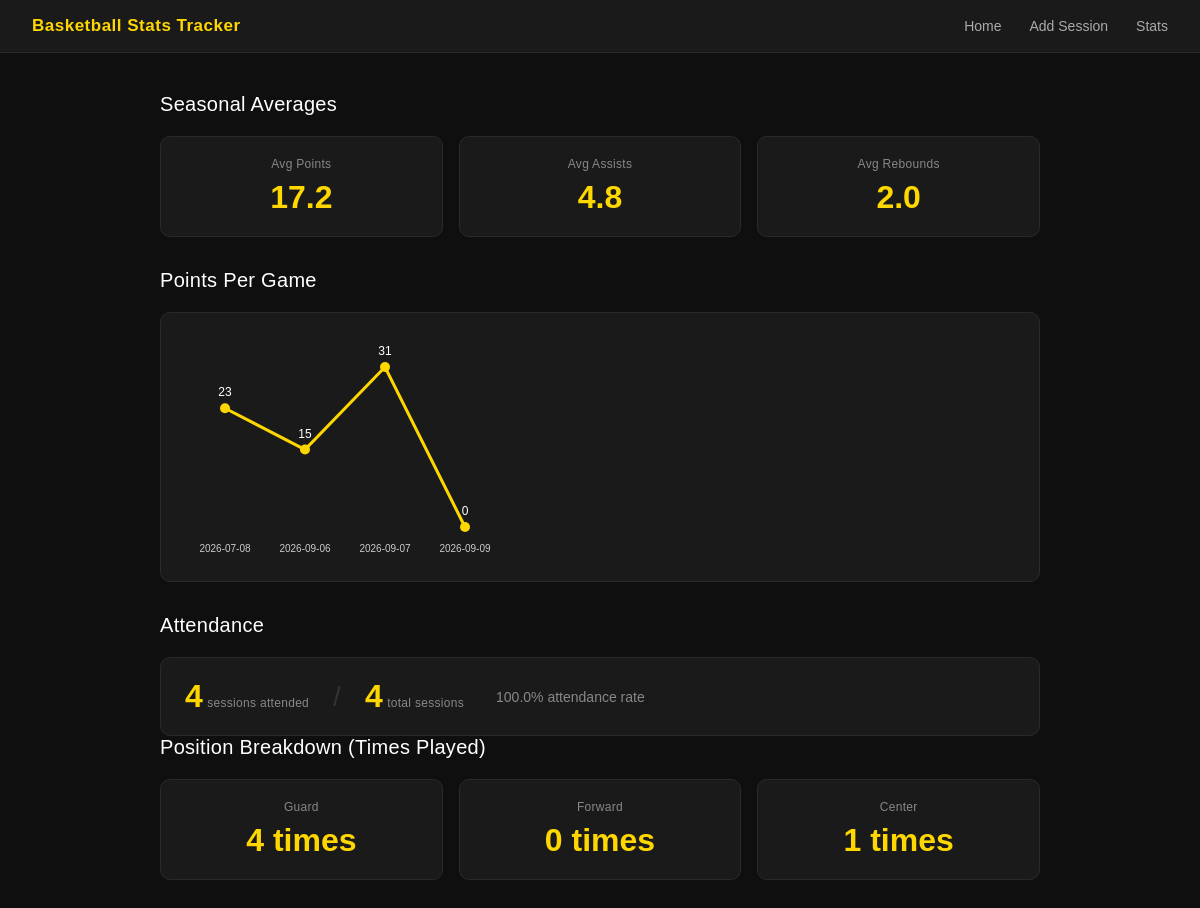
Screenshot of /stats with the database file from the repository.
### tables this page shows
CREATE TABLE position (
                position_id INTEGER PRIMARY KEY AUTOINCREMENT,
                position_name TEXT NOT NULL
            );

### app.py (the view)
@app.route('/stats')
def stats():
    sessions = db.get_all_sessions()
    if not sessions:
        return render_template('stats.html', averages=None, attendance=None, points_per_game=[], position_distribution={}, max_points=1)
    stats_obj = Stats(sessions)
    averages = stats_obj.get_averages()
    attendance = stats_obj.get_attendance()
    points_per_game = stats_obj.get_points_per_game()
    position_distribution = db.get_position_distribution()
    max_points = max((p[1] for p in points_per_game), default=1)
    return render_template('stats.html',
                            averages=averages,
                            attendance=attendance,
                            points_per_game=points_per_game,
                            position_distribution=position_distribution,
                            max_points=max_points)

### database.py (called while the page is built)
    def connect(self):
        conn = sqlite3.connect(self.db_name)
        conn.execute("PRAGMA foreign_keys = ON")
        return conn

    def get_all_sessions(self):
        conn = self.connect()
        query = '''
            SELECT s.id, s.date, s.opponent, s.points, s.assists, s.rebounds, s.attendance,
                   GROUP_CONCAT(p.position_name, ', ') as positions_played
            FROM sessions s
            LEFT JOIN session_position sp ON s.id = sp.session_id
            LEFT JOIN position p ON sp.position_id = p.position_id
            GROUP BY s.id
            ORDER BY s.date DESC
        '''
        rows = conn.execute(query).fetchall()
        conn.close()
        return rows

    def get_position_distribution(self):
        conn = self.connect()
        query = '''
            SELECT p.position_name, COUNT(sp.position_id) as count
            FROM position p
            LEFT JOIN session_position sp ON p.position_id = sp.position_id
            GROUP BY p.position_id
        '''
        rows = conn.execute(query).fetchall()
        conn.close()
        return {row[0]: row[1] for row in rows}

    def get_averages(self):
        if not self.sessions:
            return None
        count = len(self.sessions)
        avg_points = round(sum(s[3] for s in self.sessions) / count, 1)
        avg_assists = round(sum(s[4] for s in self.sessions) / count, 1)
        avg_rebounds = round(sum(s[5] for s in self.sessions) / count, 1)
        return {
            'points': avg_points,
            'assists': avg_assists,
            'rebounds': avg_rebounds
        }

    def get_attendance(self):
        total = len(self.sessions)
        attended = sum(1 for s in self.sessions if s[6] == 'Yes')
        percentage = round((attended / total) * 100, 1) if total > 0 else 0
        return {'attended': attended, 'total': total, 'percentage': percentage}

    def get_points_per_game(self):
        return [(s[1], s[3]) for s in sorted(self.sessions, key=lambda x: x[1])]

### templates/stats.html (shortened to what this page needs)
<!DOCTYPE html>
<html lang="en">
<head>
    <link rel="stylesheet" href="{{ url_for('static', filename='style.css') }}">
</head>
<body>
    <nav>
        <span class="nav-title">Basketball Stats Tracker</span>
        <a href="/">Home</a>
        <a href="/add">Add Session</a>
        <a href="/stats">Stats</a>
    </nav>
    <div class="container">
        {% if not averages %}
        <p class="no-data">No sessions logged yet. <a href="/add">Add one now.</a></p>
        {% else %}
        <h2>Seasonal Averages</h2>
        <div class="stats-cards">
            <div class="stat-card">
                <p class="stat-label">Avg Points</p>
                <p class="stat-value">{{ averages.points }}</p>
            </div>
            <div class="stat-card">
                <p class="stat-label">Avg Assists</p>
                <p class="stat-value">{{ averages.assists }}</p>
            </div>
            <div class="stat-card">
                <p class="stat-label">Avg Rebounds</p>
                <p class="stat-value">{{ averages.rebounds }}</p>
            </div>
        </div>
        <h2>Points Per Game</h2>
        <div class="chart-wrap">
            <svg
                width="{{ points_per_game|length * 80 }}"
                height="220"
                viewBox="0 0 {{ points_per_game|length * 80 }} 220"
                class="line-chart"
            >
                <!--
                    SVG COORDINATE MATHEMATICS:
                    X-Coordinate: loop.index0 * 80 + 40 (spaces out each game point evenly by 80px).
                    Y-Coordinate: 190 - ((item[1] / max_points) * 160)
                    Why this formula works:
                    1. (item[1] / max_points) scales the game score to a percentage between 0 and 1.
                    2. Multiplying by 160 maps that percentage onto a 160px pixel height range on screen.
                    3. SVG treats (0,0) as top-left. Subtracting from 190 flips the point so high scores go UP, not DOWN.
                -->
                <polyline
                    fill="none"
                    stroke="#FFD700"
                    stroke-width="3"
                    points="{% for item in points_per_game %}{{ loop.index0 * 80 + 40 }},{{ 190 - ((item[1] / max_points) * 160) }} {% endfor %}"
                />
                {% for item in points_per_game %}
                <circle
                    cx="{{ loop.index0 * 80 + 40 }}"
                    cy="{{ 190 - ((item[1] / max_points) * 160) }}"
                    r="5"
                    fill="#FFD700"
                />
                <text
                    x="{{ loop.index0 * 80 + 40 }}"
                    y="{{ 190 - ((item[1] / max_points) * 160) - 12 }}"
                    fill="#ffffff"
                    font-size="12"
                    text-anchor="middle"
                >{{ item[1] }}</text>
                <text
                    x="{{ loop.index0 * 80 + 40 }}"
                    y="215"
                    fill="#cccccc"
                    font-size="10"
                    text-anchor="middle"
                >{{ item[0] }}</text>
                {% endfor %}
            </svg>
        </div>
        <h2>Attendance</h2>
        <div class="stat-card attendance-card">
            <p><span class="stat-value">{{ attendance.attended }}</span> <span class="stat-label">sessions attended</span></p>
            <p class="divider">/</p>
            <p><span class="stat-value">{{ attendance.total }}</span> <span class="stat-label">total sessions</span></p>
            <p class="attendance-pct">{{ attendance.percentage }}% attendance rate</p>
        </div>
        <h2>Position Breakdown (Times Played)</h2>
        <div class="stats-cards">
            {% for pos_name, count in position_distribution.items() %}
            <div class="stat-card">
                <p class="stat-label">{{ pos_name }}</p>
                <p class="stat-value">{{ count }} times</p>
            </div>
            {% endfor %}
        </div>
        {% endif %}
    </div>
</body>
</html>

### static/style.css (style rules this page uses)
* { margin: 0; padding: 0; box-sizing: border-box; }
body { font-family: 'Arial', sans-serif; background: #0f0f0f; color: #e0e0e0; min-height: 100vh; }
nav { background: #1a1a1a; padding: 16px 32px; display: flex; align-items: center; gap: 28px; border-bottom: 1px solid #2a2a2a; }
.nav-title { font-size: 17px; font-weight: bold; color: #FFD700; margin-right: auto; letter-spacing: 0.5px; }
nav a { color: #aaaaaa; text-decoration: none; font-size: 14px; transition: color 0.2s; }
.container { max-width: 920px; margin: 40px auto; padding: 0 20px; }
h2 { font-size: 20px; font-weight: 500; color: #ffffff; margin-bottom: 20px; letter-spacing: 0.3px; }
.stats-cards { display: grid; grid-template-columns: 1fr 1fr 1fr; gap: 16px; margin-bottom: 32px; }
.stat-card { background: #1a1a1a; border: 1px solid #2a2a2a; border-radius: 10px; padding: 20px 24px; text-align: center; }
.stat-label { font-size: 12px; color: #888; margin-bottom: 8px; letter-spacing: 0.3px; }
.stat-value { font-size: 32px; font-weight: bold; color: #FFD700; }
.chart-wrap { background: #1a1a1a; border: 1px solid #2a2a2a; border-radius: 10px; padding: 24px; margin-bottom: 32px; }
.attendance-card { display: flex; align-items: center; gap: 24px; text-align: left; padding: 20px 24px; }
.divider { font-size: 28px; color: #333; }
.attendance-pct { font-size: 14px; color: #888; margin-left: 8px; }
.line-chart { display: block; }

### rows the page displays
position: position_name "Guard", count "4"
position: position_name "Forward", count "0"
position: position_name "Center", count "1"

### other values shown
{{ averages.points }} "17.2"
{{ averages.assists }} "4.8"
{{ averages.rebounds }} "2.0"
{{ item[1] }} "23"
{{ item[0] }} "2026-07-08"
{{ item[1] }} "15"
{{ item[0] }} "2026-09-06"
{{ item[1] }} "31"
{{ item[0] }} "2026-09-07"
{{ item[1] }} "0"
{{ item[0] }} "2026-09-09"
{{ attendance.attended }} "4"
{{ attendance.total }} "4"
{{ attendance.percentage }} "100.0"
